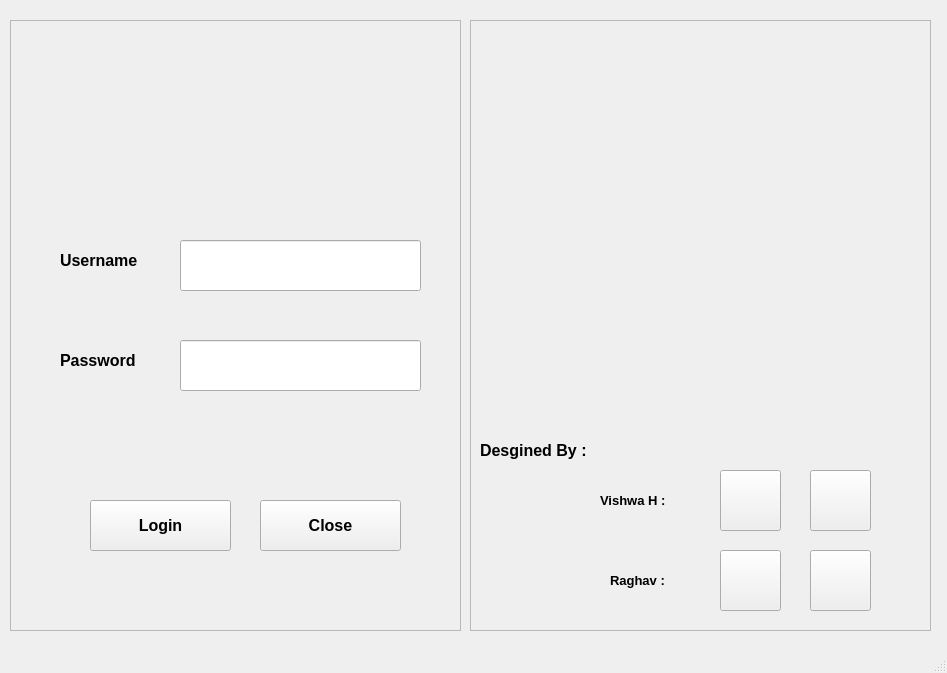
<?xml version="1.0" encoding="UTF-8"?>
<ui version="4.0">
 <class>MainWindow</class>
 <widget class="QMainWindow" name="MainWindow">
  <property name="geometry">
   <rect>
    <x>0</x>
    <y>0</y>
    <width>947</width>
    <height>673</height>
   </rect>
  </property>
  <property name="windowTitle">
   <string>VERVE</string>
  </property>
  <property name="windowIcon">
   <iconset>
    <normaloff>icons/output-onlinepngtools.png</normaloff>icons/output-onlinepngtools.png</iconset>
  </property>
  <widget class="QWidget" name="centralwidget">
   <widget class="QFrame" name="frame">
    <property name="geometry">
     <rect>
      <x>470</x>
      <y>20</y>
      <width>461</width>
      <height>611</height>
     </rect>
    </property>
    <property name="frameShape">
     <enum>QFrame::StyledPanel</enum>
    </property>
    <property name="frameShadow">
     <enum>QFrame::Raised</enum>
    </property>
    <widget class="QLabel" name="label_6">
     <property name="geometry">
      <rect>
       <x>10</x>
       <y>410</y>
       <width>131</width>
       <height>41</height>
      </rect>
     </property>
     <property name="font">
      <font>
       <family>Segoe UI</family>
       <pointsize>12</pointsize>
       <weight>75</weight>
       <bold>true</bold>
      </font>
     </property>
     <property name="text">
      <string>Desgined By :</string>
     </property>
    </widget>
    <widget class="QPushButton" name="pushButton_8">
     <property name="geometry">
      <rect>
       <x>340</x>
       <y>530</y>
       <width>61</width>
       <height>61</height>
      </rect>
     </property>
     <property name="autoFillBackground">
      <bool>false</bool>
     </property>
     <property name="text">
      <string/>
     </property>
     <property name="icon">
      <iconset>
       <normaloff>icons/Screenshot_2021-01-02_194408-removebg-preview.png</normaloff>icons/Screenshot_2021-01-02_194408-removebg-preview.png</iconset>
     </property>
     <property name="iconSize">
      <size>
       <width>80</width>
       <height>70</height>
      </size>
     </property>
    </widget>
    <widget class="QPushButton" name="pushButton_6">
     <property name="geometry">
      <rect>
       <x>340</x>
       <y>450</y>
       <width>61</width>
       <height>61</height>
      </rect>
     </property>
     <property name="autoFillBackground">
      <bool>false</bool>
     </property>
     <property name="text">
      <string/>
     </property>
     <property name="icon">
      <iconset>
       <normaloff>icons/Screenshot_2021-01-02_194408-removebg-preview.png</normaloff>icons/Screenshot_2021-01-02_194408-removebg-preview.png</iconset>
     </property>
     <property name="iconSize">
      <size>
       <width>80</width>
       <height>70</height>
      </size>
     </property>
    </widget>
    <widget class="QLabel" name="label_7">
     <property name="geometry">
      <rect>
       <x>140</x>
       <y>540</y>
       <width>81</width>
       <height>41</height>
      </rect>
     </property>
     <property name="font">
      <font>
       <pointsize>10</pointsize>
       <weight>75</weight>
       <bold>true</bold>
      </font>
     </property>
     <property name="text">
      <string>Raghav :</string>
     </property>
    </widget>
    <widget class="QPushButton" name="pushButton_5">
     <property name="geometry">
      <rect>
       <x>250</x>
       <y>450</y>
       <width>61</width>
       <height>61</height>
      </rect>
     </property>
     <property name="text">
      <string/>
     </property>
     <property name="icon">
      <iconset>
       <normaloff>icons/Linkedin-logo-scribble-social-media-icon-png-removebg-preview.png</normaloff>icons/Linkedin-logo-scribble-social-media-icon-png-removebg-preview.png</iconset>
     </property>
     <property name="iconSize">
      <size>
       <width>80</width>
       <height>70</height>
      </size>
     </property>
    </widget>
    <widget class="QPushButton" name="pushButton_7">
     <property name="geometry">
      <rect>
       <x>250</x>
       <y>530</y>
       <width>61</width>
       <height>61</height>
      </rect>
     </property>
     <property name="text">
      <string/>
     </property>
     <property name="icon">
      <iconset>
       <normaloff>icons/Linkedin-logo-scribble-social-media-icon-png-removebg-preview.png</normaloff>icons/Linkedin-logo-scribble-social-media-icon-png-removebg-preview.png</iconset>
     </property>
     <property name="iconSize">
      <size>
       <width>80</width>
       <height>70</height>
      </size>
     </property>
    </widget>
    <widget class="QLabel" name="label_5">
     <property name="geometry">
      <rect>
       <x>130</x>
       <y>460</y>
       <width>91</width>
       <height>41</height>
      </rect>
     </property>
     <property name="font">
      <font>
       <pointsize>10</pointsize>
       <weight>75</weight>
       <bold>true</bold>
      </font>
     </property>
     <property name="text">
      <string>Vishwa H :</string>
     </property>
    </widget>
    <widget class="QLabel" name="label">
     <property name="geometry">
      <rect>
       <x>140</x>
       <y>0</y>
       <width>191</width>
       <height>161</height>
      </rect>
     </property>
     <property name="text">
      <string/>
     </property>
     <property name="pixmap">
      <pixmap>icons/bells.webp</pixmap>
     </property>
     <property name="scaledContents">
      <bool>true</bool>
     </property>
    </widget>
   </widget>
   <widget class="QFrame" name="frame_2">
    <property name="geometry">
     <rect>
      <x>10</x>
      <y>20</y>
      <width>451</width>
      <height>611</height>
     </rect>
    </property>
    <property name="frameShape">
     <enum>QFrame::StyledPanel</enum>
    </property>
    <property name="frameShadow">
     <enum>QFrame::Raised</enum>
    </property>
    <widget class="QLabel" name="label_18">
     <property name="geometry">
      <rect>
       <x>170</x>
       <y>410</y>
       <width>231</width>
       <height>31</height>
      </rect>
     </property>
     <property name="font">
      <font>
       <family>Segoe UI</family>
       <pointsize>10</pointsize>
       <weight>75</weight>
       <bold>true</bold>
      </font>
     </property>
     <property name="text">
      <string/>
     </property>
    </widget>
    <widget class="QLineEdit" name="lineEdit_10">
     <property name="geometry">
      <rect>
       <x>170</x>
       <y>220</y>
       <width>241</width>
       <height>51</height>
      </rect>
     </property>
     <property name="font">
      <font>
       <family>Segoe UI</family>
       <pointsize>12</pointsize>
       <weight>75</weight>
       <bold>true</bold>
      </font>
     </property>
    </widget>
    <widget class="QLabel" name="label_44">
     <property name="geometry">
      <rect>
       <x>50</x>
       <y>220</y>
       <width>111</width>
       <height>41</height>
      </rect>
     </property>
     <property name="font">
      <font>
       <family>Segoe UI</family>
       <pointsize>12</pointsize>
       <weight>75</weight>
       <bold>true</bold>
      </font>
     </property>
     <property name="text">
      <string>Username</string>
     </property>
    </widget>
    <widget class="QPushButton" name="pushButton_21">
     <property name="geometry">
      <rect>
       <x>80</x>
       <y>480</y>
       <width>141</width>
       <height>51</height>
      </rect>
     </property>
     <property name="font">
      <font>
       <family>Segoe UI</family>
       <pointsize>12</pointsize>
       <weight>75</weight>
       <bold>true</bold>
      </font>
     </property>
     <property name="text">
      <string>Login</string>
     </property>
     <property name="shortcut">
      <string>Ctrl+D</string>
     </property>
    </widget>
    <widget class="QLineEdit" name="lineEdit_7">
     <property name="geometry">
      <rect>
       <x>170</x>
       <y>320</y>
       <width>241</width>
       <height>51</height>
      </rect>
     </property>
     <property name="font">
      <font>
       <family>Segoe UI</family>
       <pointsize>12</pointsize>
       <weight>75</weight>
       <bold>true</bold>
      </font>
     </property>
     <property name="echoMode">
      <enum>QLineEdit::Password</enum>
     </property>
    </widget>
    <widget class="QLabel" name="label_45">
     <property name="geometry">
      <rect>
       <x>50</x>
       <y>320</y>
       <width>101</width>
       <height>41</height>
      </rect>
     </property>
     <property name="font">
      <font>
       <family>Segoe UI</family>
       <pointsize>12</pointsize>
       <weight>75</weight>
       <bold>true</bold>
      </font>
     </property>
     <property name="text">
      <string>Password</string>
     </property>
    </widget>
    <widget class="QLabel" name="label_43">
     <property name="geometry">
      <rect>
       <x>50</x>
       <y>20</y>
       <width>361</width>
       <height>171</height>
      </rect>
     </property>
     <property name="font">
      <font>
       <pointsize>10</pointsize>
       <weight>75</weight>
       <bold>true</bold>
      </font>
     </property>
     <property name="styleSheet">
      <string notr="true"/>
     </property>
     <property name="text">
      <string/>
     </property>
     <property name="pixmap">
      <pixmap>icons/output-onlinepngtools.png</pixmap>
     </property>
     <property name="scaledContents">
      <bool>true</bool>
     </property>
    </widget>
    <widget class="QPushButton" name="pushButton_22">
     <property name="geometry">
      <rect>
       <x>250</x>
       <y>480</y>
       <width>141</width>
       <height>51</height>
      </rect>
     </property>
     <property name="font">
      <font>
       <family>Segoe UI</family>
       <pointsize>12</pointsize>
       <weight>75</weight>
       <bold>true</bold>
      </font>
     </property>
     <property name="text">
      <string>Close</string>
     </property>
     <property name="icon">
      <iconset>
       <normaloff>icons/614397-x-256.webp</normaloff>icons/614397-x-256.webp</iconset>
     </property>
     <property name="iconSize">
      <size>
       <width>30</width>
       <height>30</height>
      </size>
     </property>
    </widget>
   </widget>
  </widget>
  <widget class="QStatusBar" name="statusbar"/>
 </widget>
 <resources/>
 <connections/>
</ui>
